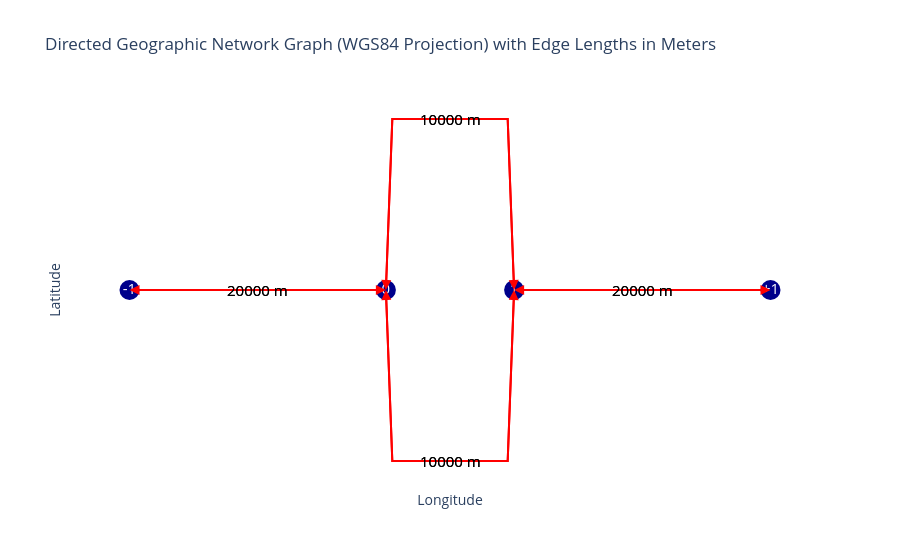

The code cell stored with this chart in its notebook:
### Code cell
plot_graph(graph)

### Figure 1 — Plotly figure (JSON) as saved in the notebook; plotly's stock layout.template omitted (floating-point values rounded to 4 significant figures)
{"data": [{"hoverinfo": "none", "line": {"color": "red", "width": 2}, "mode": "lines", "type": "scatter", "x": [-0.2246, -0.04492], "y": [0, 0]}, {"hoverinfo": "none", "line": {"color": "red", "width": 2}, "mode": "lines", "type": "scatter", "x": [-0.04492, -0.2246], "y": [0, 0]}, {"hoverinfo": "none", "line": {"color": "red", "width": 2}, "mode": "lines", "type": "scatter", "x": [-0.04492, -0.04042, 0.04042, 0.04492], "y": [0, 0.0004492, 0.0004492, 0]}, {"hoverinfo": "none", "line": {"color": "red", "width": 2}, "mode": "lines", "type": "scatter", "x": [-0.04492, -0.04042, 0.04042, 0.04492], "y": [0, -0.0004492, -0.0004492, 0]}, {"hoverinfo": "none", "line": {"color": "red", "width": 2}, "mode": "lines", "type": "scatter", "x": [0.04492, 0.04042, -0.04042, -0.04492], "y": [0, 0.0004492, 0.0004492, 0]}, {"hoverinfo": "none", "line": {"color": "red", "width": 2}, "mode": "lines", "type": "scatter", "x": [0.04492, 0.04042, -0.04042, -0.04492], "y": [0, -0.0004492, -0.0004492, 0]}, {"hoverinfo": "none", "line": {"color": "red", "width": 2}, "mode": "lines", "type": "scatter", "x": [0.04492, 0.2246], "y": [0, 0]}, {"hoverinfo": "none", "line": {"color": "red", "width": 2}, "mode": "lines", "type": "scatter", "x": [0.2246, 0.04492], "y": [0, 0]}, {"hoverinfo": "text", "marker": {"color": "darkblue", "size": 20}, "mode": "markers+text", "text": ["-1", "0", "1", "+1"], "textfont": {"color": "white", "size": 15}, "textposition": "middle center", "type": "scatter", "x": [-0.2246, -0.04492, 0.04492, 0.2246], "y": [0, 0, 0, 0]}], "layout": {"annotations": [{"arrowcolor": "red", "arrowhead": 2, "arrowsize": 2, "arrowwidth": 1, "ax": -0.2246, "axref": "x", "ay": 0, "ayref": "y", "showarrow": true, "x": -0.04492, "xref": "x", "y": 0, "yref": "y"}, {"arrowcolor": "red", "arrowhead": 2, "arrowsize": 2, "arrowwidth": 1, "ax": -0.04492, "axref": "x", "ay": 0, "ayref": "y", "showarrow": true, "x": -0.2246, "xref": "x", "y": 0, "yref": "y"}, {"arrowcolor": "red", "arrowhead": 2, "arrowsize": 2, "arrowwidth": 1, "ax": 0.04042, "axref": "x", "ay": 0.0004492, "ayref": "y", "showarrow": true, "x": 0.04492, "xref": "x", "y": 0, "yref": "y"}, {"arrowcolor": "red", "arrowhead": 2, "arrowsize": 2, "arrowwidth": 1, "ax": 0.04042, "axref": "x", "ay": -0.0004492, "ayref": "y", "showarrow": true, "x": 0.04492, "xref": "x", "y": 0, "yref": "y"}, {"arrowcolor": "red", "arrowhead": 2, "arrowsize": 2, "arrowwidth": 1, "ax": -0.04042, "axref": "x", "ay": 0.0004492, "ayref": "y", "showarrow": true, "x": -0.04492, "xref": "x", "y": 0, "yref": "y"}, {"arrowcolor": "red", "arrowhead": 2, "arrowsize": 2, "arrowwidth": 1, "ax": -0.04042, "axref": "x", "ay": -0.0004492, "ayref": "y", "showarrow": true, "x": -0.04492, "xref": "x", "y": 0, "yref": "y"}, {"arrowcolor": "red", "arrowhead": 2, "arrowsize": 2, "arrowwidth": 1, "ax": 0.04492, "axref": "x", "ay": 0, "ayref": "y", "showarrow": true, "x": 0.2246, "xref": "x", "y": 0, "yref": "y"}, {"arrowcolor": "red", "arrowhead": 2, "arrowsize": 2, "arrowwidth": 1, "ax": 0.2246, "axref": "x", "ay": 0, "ayref": "y", "showarrow": true, "x": 0.04492, "xref": "x", "y": 0, "yref": "y"}, {"font": {"color": "black", "size": 15}, "showarrow": false, "text": "20000 m", "x": -0.1347, "y": 0}, {"font": {"color": "black", "size": 15}, "showarrow": false, "text": "20000 m", "x": -0.1347, "y": 0}, {"font": {"color": "black", "size": 15}, "showarrow": false, "text": "10000 m", "x": 0, "y": 0.0004492}, {"font": {"color": "black", "size": 15}, "showarrow": false, "text": "10000 m", "x": 0, "y": -0.0004492}, {"font": {"color": "black", "size": 15}, "showarrow": false, "text": "10000 m", "x": 0, "y": 0.0004492}, {"font": {"color": "black", "size": 15}, "showarrow": false, "text": "10000 m", "x": 0, "y": -0.0004492}, {"font": {"color": "black", "size": 15}, "showarrow": false, "text": "20000 m", "x": 0.1347, "y": 0}, {"font": {"color": "black", "size": 15}, "showarrow": false, "text": "20000 m", "x": 0.1347, "y": 0}], "plot_bgcolor": "white", "showlegend": false, "title": {"text": "Directed Geographic Network Graph (WGS84 Projection) with Edge Lengths in Meters"}, "xaxis": {"showgrid": false, "showticklabels": false, "title": {"text": "Longitude"}, "zeroline": false}, "yaxis": {"showgrid": false, "showticklabels": false, "title": {"text": "Latitude"}, "zeroline": false}}}
